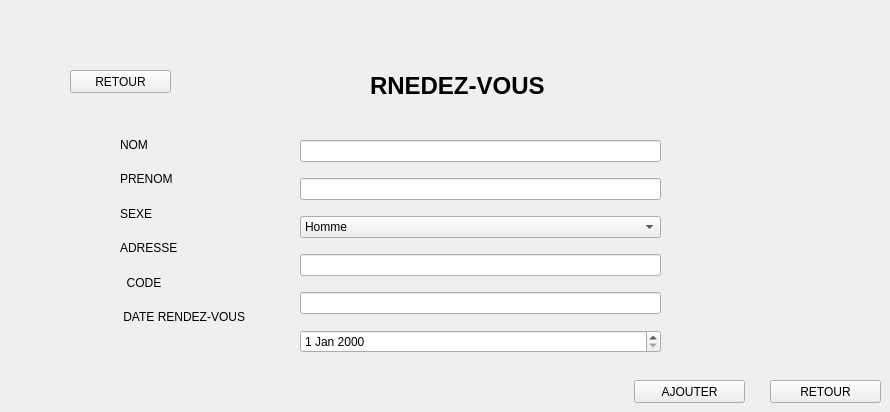
    <widget class="QWidget" name="page_23">
     <widget class="QLabel" name="label_66">
      <property name="geometry">
       <rect>
        <x>370</x>
        <y>70</y>
        <width>211</width>
        <height>31</height>
       </rect>
      </property>
      <property name="font">
       <font>
        <pointsize>18</pointsize>
        <weight>75</weight>
        <bold>true</bold>
       </font>
      </property>
      <property name="text">
       <string>RNEDEZ-VOUS</string>
      </property>
     </widget>
     <widget class="QPushButton" name="pushButton_109">
      <property name="geometry">
       <rect>
        <x>70</x>
        <y>70</y>
        <width>101</width>
        <height>23</height>
       </rect>
      </property>
      <property name="text">
       <string>RETOUR</string>
      </property>
     </widget>
     <widget class="QPushButton" name="pushButton_250">
      <property name="geometry">
       <rect>
        <x>634</x>
        <y>380</y>
        <width>111</width>
        <height>23</height>
       </rect>
      </property>
      <property name="text">
       <string>AJOUTER</string>
      </property>
     </widget>
     <widget class="QPushButton" name="pushButton_251">
      <property name="geometry">
       <rect>
        <x>770</x>
        <y>380</y>
        <width>111</width>
        <height>23</height>
       </rect>
      </property>
      <property name="text">
       <string>RETOUR</string>
      </property>
     </widget>
     <widget class="QWidget" name="layoutWidget">
      <property name="geometry">
       <rect>
        <x>300</x>
        <y>130</y>
        <width>361</width>
        <height>233</height>
       </rect>
      </property>
      <layout class="QVBoxLayout" name="verticalLayout_53">
       <item>
        <widget class="QLineEdit" name="lineEdit_98"/>
       </item>
       <item>
        <widget class="QLineEdit" name="lineEdit_101"/>
       </item>
       <item>
        <widget class="QComboBox" name="comboBox_5">
         <item>
          <property name="text">
           <string>Homme</string>
          </property>
         </item>
         <item>
          <property name="text">
           <string>Femme</string>
          </property>
         </item>
        </widget>
       </item>
       <item>
        <widget class="QLineEdit" name="lineEdit_100"/>
       </item>
       <item>
        <widget class="QLineEdit" name="lineEdit_99"/>
       </item>
       <item>
        <widget class="QDateEdit" name="dateEdit"/>
       </item>
      </layout>
     </widget>
     <widget class="QWidget" name="layoutWidget">
      <property name="geometry">
       <rect>
        <x>120</x>
        <y>130</y>
        <width>181</width>
        <height>201</height>
       </rect>
      </property>
      <layout class="QVBoxLayout" name="verticalLayout_54">
       <item>
        <widget class="QLabel" name="label_133">
         <property name="text">
          <string>NOM</string>
         </property>
        </widget>
       </item>
       <item>
        <widget class="QLabel" name="label_134">
         <property name="text">
          <string>PRENOM</string>
         </property>
        </widget>
       </item>
       <item>
        <widget class="QLabel" name="label_135">
         <property name="text">
          <string>SEXE</string>
         </property>
        </widget>
       </item>
       <item>
        <widget class="QLabel" name="label_136">
         <property name="text">
          <string>ADRESSE</string>
         </property>
        </widget>
       </item>
       <item>
        <widget class="QLabel" name="label_138">
         <property name="text">
          <string>  CODE</string>
         </property>
        </widget>
       </item>
       <item>
        <widget class="QLabel" name="label_137">
         <property name="text">
          <string> DATE RENDEZ-VOUS</string>
         </property>
        </widget>
       </item>
      </layout>
     </widget>
    </widget>
